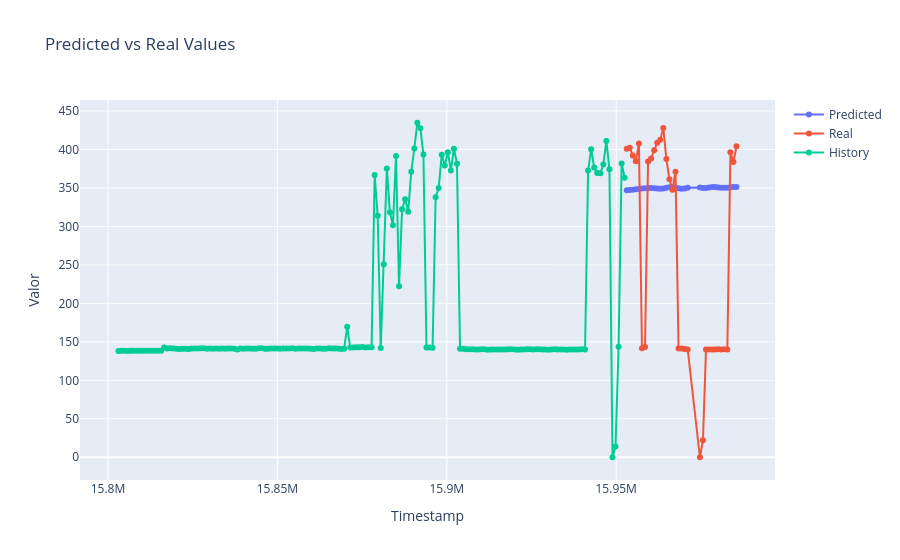

The cell this chart's notebook holds for it:
### Code cell
fig = go.Figure()
fig.add_trace(go.Scatter(x=results["timestamp"], y=results["valor_predicted"], mode="lines+markers", name="Predicted"))
fig.add_trace(go.Scatter(x=results["timestamp"], y=results["valor_real"], mode="lines+markers", name="Real"))
fig.add_trace(go.Scatter(x=history["timestamp"], y=history["valor"], mode="lines+markers", name="History"))
fig.update_layout(title="Predicted vs Real Values", xaxis_title="Timestamp", yaxis_title="Valor")
fig.show()
